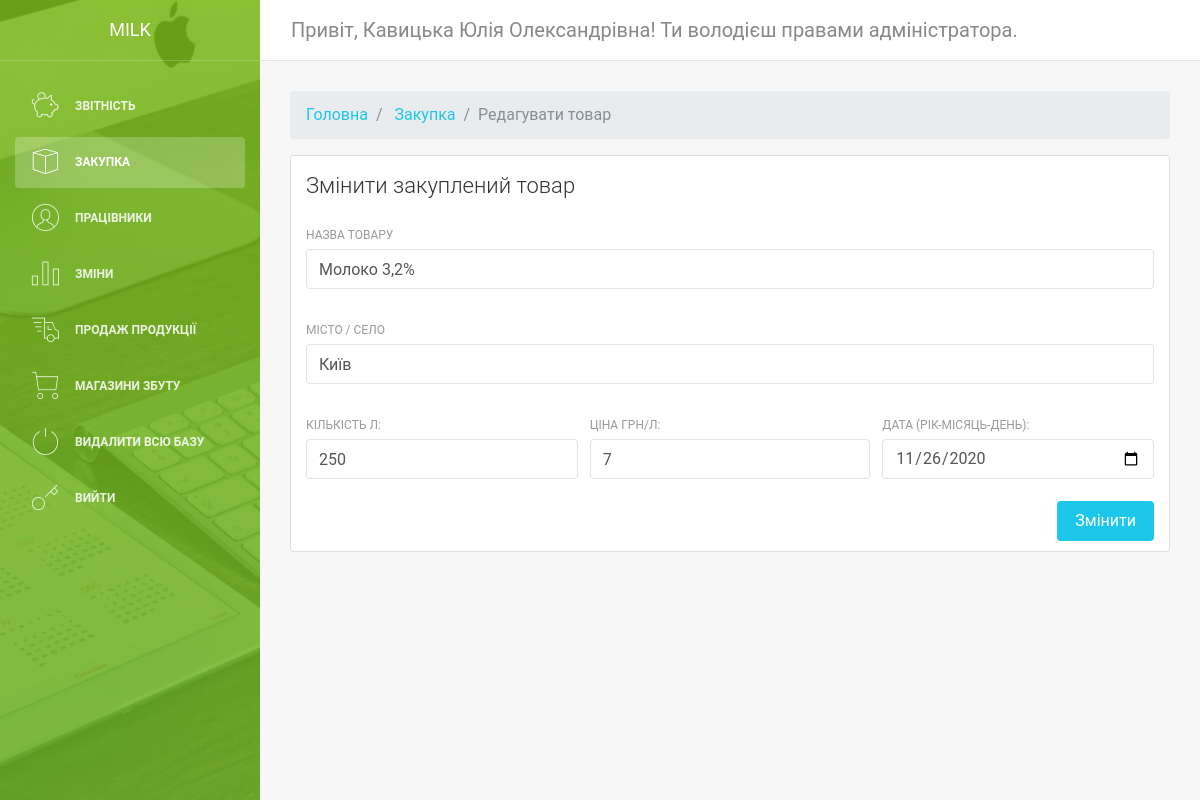
Page /admin/options/purchase/edit.php?id=4 (signed in) on the earlier database version.
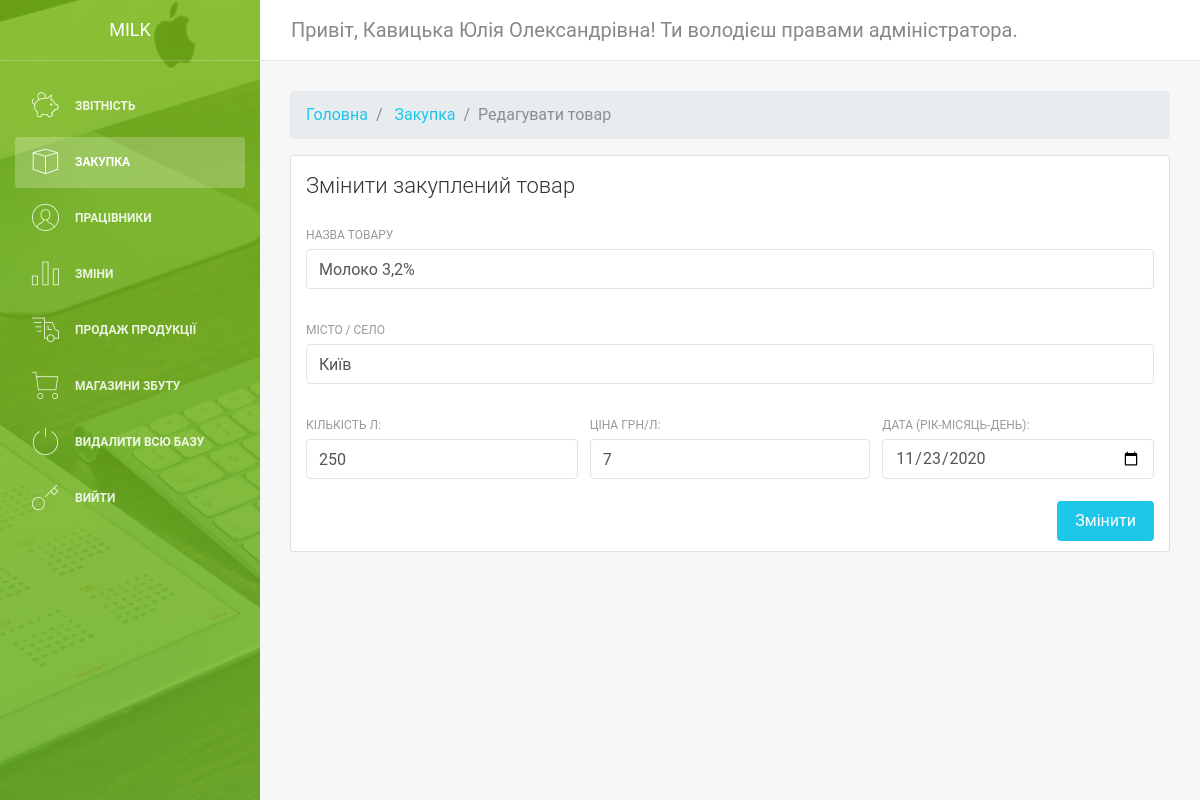
Same page on the later database version.
### tables this page shows
CREATE TABLE `purchase` (
  `id` int(11) NOT NULL,
  `product` varchar(255) NOT NULL,
  `city` varchar(255) NOT NULL,
  `quantity` int(11) NOT NULL,
  `price` int(11) NOT NULL,
  `date` date NOT NULL
);

### admin/options/purchase/edit.php (the view, shortened to what this page needs)
<?php
    include $_SERVER['DOCUMENT_ROOT'] . "/configs/db.php";
    if(isset($_GET)){
        $findSql = "SELECT * FROM purchase WHERE id = " . $_GET["id"];
        $findResult = mysqli_query($connect, $findSql);
        $purchase = mysqli_fetch_assoc($findResult);
    }
		include $_SERVER['DOCUMENT_ROOT'] . "/admin/parts/head.php";
?>
<nav aria-label="breadcrumb">
  <ol class="breadcrumb">
    <li class="breadcrumb-item">
	 	<a href="/admin/">Головна</a>
	 </li>
    <li class="breadcrumb-item">
	 	<a href='/admin/sale.php'>Закупка</a>
	 </li>
    <li class="breadcrumb-item active" aria-current="page">Редагувати товар</li>
  </ol>
</nav>
<div class="row">
    <div class="col-md-12">
        <div class="card">
            <div class="card-header">
                <h4 class="card-title">Змінити закуплений товар</h4>
            </div>
            <div class="card-body">
                <form method="POST" action="/admin/options/purchase/edit.php" id="add-purchase-form">
                    <div class="row">
                        <div class="col-md-12">
                            <div class="form-group">
                                <label>Назва товару</label>
                                <input type="text" class="form-control mr-2" name="product" placeholder="Назва" value="<?php echo $purchase["product"]?>">
                            </div>
                        </div>
                    </div>
                    <div class="row">
                        <div class="col-md-12">
                            <div class="form-group">
                                <label>Місто / Село</label>
                                <input type="text" class="form-control mr-2" name="city" placeholder="Сміла" value="<?php echo $purchase["city"]?>">
                            </div>
                        </div>
                    </div>
                    <div class="row">
                        <div class="col-md-4">
                            <div class="form-group">
                                <label>Кількість л:</label>
                                <input type="text" class="form-control mr-2" name="quantity" placeholder="100" value="<?php echo $purchase["quantity"]?>">
                            </div>
                        </div>
                        <div class="col-md-4">
                            <div class="form-group">
                                <label>Ціна грн/л:</label>
                                <input type="text" class="form-control mr-2" name="price" placeholder="5" value="<?php echo $purchase["price"]?>">
                            </div>
                        </div>
                        <div class="col-md-4">
                            <div class="form-group">
                                <label>Дата (рік-місяць-день):</label>
                                <input type="date" class="form-control mr-2" name="date" placeholder=2020-10-04 value="<?php echo $purchase["date"]?>">
                            </div>
                        </div>
                    </div>
                    <button type="submit" name="edit-purchase" class="btn btn-info btn-fill pull-right">Змінити</button>
                    <div class="clearfix"></div>
                </form>
            </div>
        </div>
    </div>
</div>
<?php
    include $_SERVER['DOCUMENT_ROOT'] . "/admin/parts/footer.php";
?>

Differences in the rows shown:
changed purchase "Молоко 3,2%": date "11/26/2020" → "11/23/2020"
